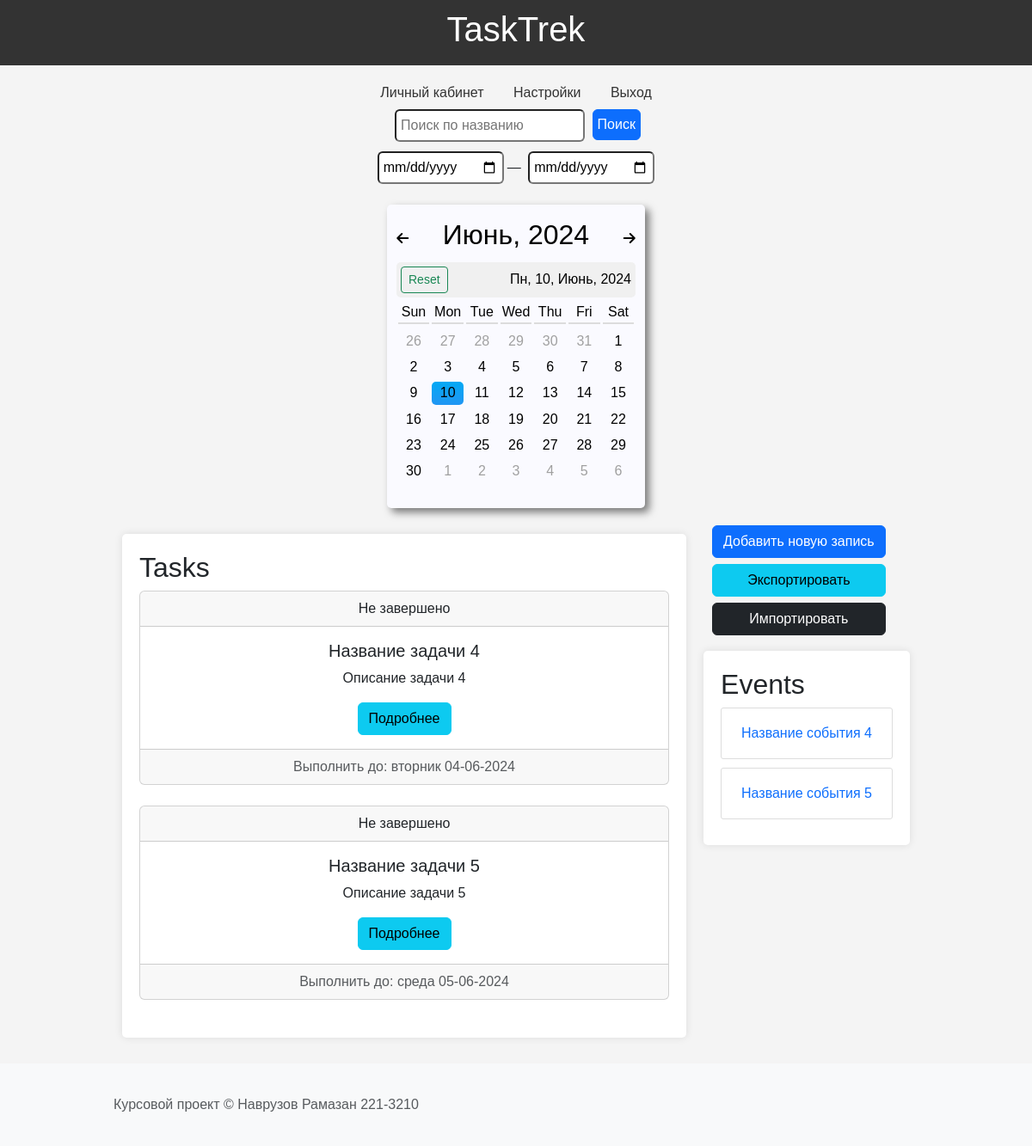
/ (signed in), run on the app's committed database.
### app.py (models this page shows)
class Task(db.Model):
    __tablename__ = 'tasks'
    task_id = db.Column(db.Integer, primary_key=True, autoincrement=True)
    user_id = db.Column(db.Integer, db.ForeignKey('users.user_id'), nullable=False)
    title = db.Column(db.String(255), nullable=False)
    description = db.Column(db.Text)
    due_date = db.Column(db.Date)
    priority = db.Column(db.Integer, default=1)
    status = db.Column(db.String(50))
    __table_args__ = (
        db.CheckConstraint('priority >= 1 AND priority <= 10', name='check_priority_range'),
    )

class Event(db.Model):
    __tablename__ = 'events'
    event_id = db.Column(db.Integer, primary_key=True, autoincrement=True)
    user_id = db.Column(db.Integer, db.ForeignKey('users.user_id'), nullable=False)
    title = db.Column(db.String(255), nullable=False)
    description = db.Column(db.Text)
    event_date = db.Column(db.DateTime)

### app.py (the view)
@app.route('/', methods=['GET', 'POST'])
@login_required
def index():
    user_id = current_user.user_id
    tasks = Task.query.filter_by(user_id=user_id).all()
    events = Event.query.filter_by(user_id=user_id).all()
    form = ImportForm()
    return render_template('index.html', tasks=tasks, events=events, form=form)

### app.py
class ImportForm(FlaskForm):
    csv_file = FileField('CSV файл', validators=[
        FileRequired(),
        FileAllowed(['csv'], 'Только CSV файлы!')
    ])

### app.py (called while the page is built)
def format_date(value):
    return format_datetime(value, "EEEE dd-MM-yyyy", locale='ru_RU')

@login_manager.user_loader
def load_user(user_id):
    return User.query.get(int(user_id))

### templates/index.html (shortened to what this page needs)
<!DOCTYPE html>
<html lang="ru">
<head>
    <link href="https://cdn.jsdelivr.net/npm/bootstrap@5.3.3/dist/css/bootstrap.min.css" rel="stylesheet">
    <link rel="stylesheet" href="{{ url_for('static', filename='styles.css') }}">
    <link rel="stylesheet" href="{{ url_for('static', filename='calendar_styles.css') }}" />
    <link rel="stylesheet" href="https://cdnjs.cloudflare.com/ajax/libs/font-awesome/6.2.1/css/all.min.css"/>
</head>
<body>
    <header>
        <h1>TaskTrek</h1>
    </header>
    <nav>
        <a href="/profile">Личный кабинет</a>
        <a href="/settings">Настройки</a>
        <a href="/logout">Выход</a>
        <br>
        <input type="search" id="search-input" placeholder="Поиск по названию" style="padding: 5px; margin: 4px; margin-top: 7px" class="rounded">
        <button id="search-btn" class="btn btn-primary" style="padding: 5px; margin-top: -3px">Поиск</button>
        <br>
        <input type="date" id="start-date" name="start-date" class="rounded" style="padding: 5px; margin: 4px; margin-top: 7px">&mdash;
        <input type="date" id="end-date" name="end-date" class="rounded" style="padding: 5px; margin: 4px; margin-top: 7px">
    </nav>
    <div class="calendar dark">
        <div class="calendar_inner">
            <div class="calendar_controls">
                <div class="calendar_headings">
                    <i class="fa-solid fa-arrow-left" id="prev"></i>
                    <h2 class="months_year"></h2>
                    <i class="fa-solid fa-arrow-right" id="next"></i>
                </div>
                <div class="current_datetime">
                    <button type="button" class="btn btn-outline-success btn-sm" id="resetBtn">Reset</button>
                    <p class="datetxt" id="todayText"></p>
                </div>
                <div class="days_date">
                    <ul class="days">
                        <li>Sun</li>
                        <li>Mon</li>
                        <li>Tue</li>
                        <li>Wed</li>
                        <li>Thu</li>
                        <li>Fri</li>
                        <li>Sat</li>
                    </ul>
                    <ul class="dates"></ul>
                </div>
            </div>
        </div>
    </div>
    <div class="container">
        <div class="tasks">
            <h2>Tasks</h2>
            <div id="task-list">
                {% for task in tasks %}
                <div class="card text-center">
                    <div class="card-header">
                        {% if not task.status %}
                            Выполнено
                        {% else %}
                            Не завершено
                        {% endif %}
                    </div>
                    <div class="card-body">
                        <h5 class="card-title">{{ task.title }}</h5>
                        <p class="card-text">{{ task.description }}</p>
                        <button type="button" class="get-info btn btn-info" data-bs-toggle="modal" data-bs-target="#viewRecordModal" data-record-id="{{ task.task_id }}" data-record-type="task">Подробнее</button>
                    </div>
                    <div class="card-footer text-body-secondary">
                        Выполнить до: {{ task.due_date | format_date }}
                    </div>
                </div>
                <br>
                {% endfor %}
            </div>
        </div>
        <div class="sidebar">
            <div class="buttons" style="margin-left: 20px;">
                <div class="btn-group-vertical">
                    <button class="btn btn-primary btn-add mb-2 rounded" id="add-record-btn" data-bs-toggle="modal" data-bs-target="#addRecordModal">Добавить новую запись</button>
                    <button class="btn btn-info mb-2 rounded" id="btn-export">Экспортировать</button>
                    <button class="btn btn-dark mb-2 rounded" id="btn-import" data-bs-toggle="modal" data-bs-target="#importModal">Импортировать</button>
                </div>
            </div>
            <div class="events">
                <h2>Events</h2>
                <div id="event-list">
                    {% for event in events %}
                    <div class="event-item"><button type="button" class="btn link-primary get-info" data-bs-toggle="modal" data-bs-target="#viewRecordModal" data-record-id="{{ event.event_id }}" data-record-type="event">{{ event.title }}</button></div>
                    {% endfor %}
                </div>
            </div>
        </div>
    </div>
    <footer class="mt-auto py-3 bg-light">
        <div class="container text-center">
            <span class="text-muted">Курсовой проект &#169; Наврузов Рамазан 221-3210</span>
        </div>
    </footer>
</body>
</html>

### static/styles.css (style rules this page uses)
body { font-family: Arial, sans-serif; margin: 0; padding: 0; display: flex; flex-direction: column; align-items: center; background-color: #f4f4f4; }
header, footer { width: 100%; background: #333; color: #fff; padding: 10px 0; text-align: center; }
.container { display: flex; width: 80%; margin: 20px auto; }
.tasks, .events { background: #fff; margin: 10px; padding: 20px; border-radius: 5px; box-shadow: 0 0 10px rgba(0, 0, 0, 0.1); }
.tasks { flex: 2; }
.events { max-width: 320px; }
.task-item, .event-item { border: 1px solid #ddd; margin-bottom: 10px; padding: 10px; border-radius: 3px; }
nav { margin: 20px 0; text-align: center; }
nav a { margin: 0 15px; color: #333; text-decoration: none; }

### static/calendar_styles.css (style rules this page uses)
:root { --calendar-bg-color: #fafaff; --calendar-font-color: #000000; --weekdays-border-bottom-color: #dcdcdc; --calendar-date-hover-color: #d5d5d5; --calendar-dummy-color: #a0a0a0; --calendar-current-date-color: #f0f0f0; --calendar-today-color: linear-gradient(to bottom, #03a9f4, #2196f3); }
* { padding: 0; margin: 0; box-sizing: border-box; }
ol, ul { padding-left: 0rem; }
#todayText { margin-bottom: 0; }
.calendar { background-color: var(--calendar-bg-color); color: var(--calendar-font-color); max-width: 300px; width: 100%; border-radius: 5px; box-shadow: 5px 5px 10px rgba(0, 0, 0, 0.5); }
.calendar_inner { padding: 0.7rem; }
.calendar_headings { display: flex; justify-content: space-between; align-items: center; padding: 0.3rem 0; }
.fa-solid.fa-arrow-left, .fa-solid.fa-arrow-right { cursor: pointer; font-size: 1rem; }
.current_datetime { display: flex; justify-content: space-between; align-items: center; background-color: var(--calendar-current-date-color); padding: 0.3rem; margin-bottom: 0.3rem; border-radius: 5px; }
.days_date ul { list-style-type: none; }
.days_date .days, .dates { display: grid; grid-template-columns: repeat(7, 1fr); text-align: center; }
.days_date .days { margin: 0.3rem 0; }
.days_date .days li { border-bottom: 2px solid var(--weekdays-border-bottom-color); margin: 0 0.1rem; }

### data on the page
Task: status "Не завершено", title "Название задачи 4", description "Описание задачи 4", due_date "вторник 04-06-2024"
Task: status "Не завершено", title "Название задачи 5", description "Описание задачи 5", due_date "среда 05-06-2024"
Event: title "Название события 4"
Event: title "Название события 5"
